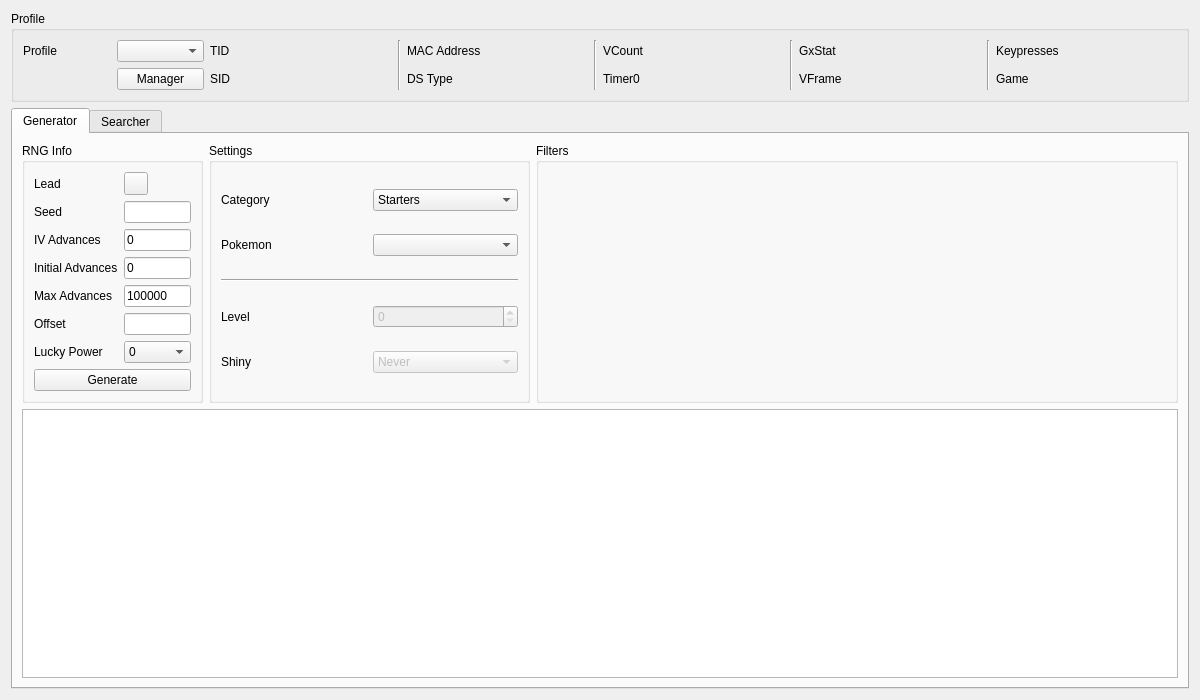
<?xml version="1.0" encoding="UTF-8"?>
<ui version="4.0">
 <class>Static5</class>
 <widget class="QWidget" name="Static5">
  <property name="geometry">
   <rect>
    <x>0</x>
    <y>0</y>
    <width>1200</width>
    <height>700</height>
   </rect>
  </property>
  <property name="windowTitle">
   <string>Form</string>
  </property>
  <layout class="QGridLayout" name="gridLayout_8">
   <item row="0" column="0">
    <widget class="QGroupBox" name="groupBoxProfile">
     <property name="title">
      <string>Profile</string>
     </property>
     <layout class="QGridLayout" name="gridLayout_5">
      <item row="0" column="0">
       <widget class="QLabel" name="labelProfile">
        <property name="text">
         <string>Profile</string>
        </property>
       </widget>
      </item>
      <item row="0" column="1">
       <widget class="QComboBox" name="comboBoxProfiles"/>
      </item>
      <item row="1" column="1">
       <widget class="QPushButton" name="pushButtonProfileManager">
        <property name="text">
         <string>Manager</string>
        </property>
       </widget>
      </item>
      <item row="0" column="2">
       <widget class="QLabel" name="labelProfileTID">
        <property name="text">
         <string>TID</string>
        </property>
       </widget>
      </item>
      <item row="0" column="3">
       <widget class="QLabel" name="labelProfileTIDValue"/>
      </item>
      <item row="1" column="2">
       <widget class="QLabel" name="labelProfileSID">
        <property name="text">
         <string>SID</string>
        </property>
       </widget>
      </item>
      <item row="1" column="3">
       <widget class="QLabel" name="labelProfileSIDValue"/>
      </item>
      <item row="0" column="4" rowspan="2">
       <widget class="Line" name="line_4">
        <property name="orientation">
         <enum>Qt::Orientation::Vertical</enum>
        </property>
       </widget>
      </item>
      <item row="0" column="5">
       <widget class="QLabel" name="labelProfileMACAddress">
        <property name="text">
         <string>MAC Address</string>
        </property>
       </widget>
      </item>
      <item row="0" column="6">
       <widget class="QLabel" name="labelProfileMACAddressValue"/>
      </item>
      <item row="1" column="5">
       <widget class="QLabel" name="labelProfileDSType">
        <property name="text">
         <string>DS Type</string>
        </property>
       </widget>
      </item>
      <item row="1" column="6">
       <widget class="QLabel" name="labelProfileDSTypeValue"/>
      </item>
      <item row="0" column="7" rowspan="2">
       <widget class="Line" name="line_3">
        <property name="orientation">
         <enum>Qt::Orientation::Vertical</enum>
        </property>
       </widget>
      </item>
      <item row="0" column="8">
       <widget class="QLabel" name="labelProfileVCount">
        <property name="text">
         <string>VCount</string>
        </property>
       </widget>
      </item>
      <item row="0" column="9">
       <widget class="QLabel" name="labelProfileVCountValue"/>
      </item>
      <item row="1" column="8">
       <widget class="QLabel" name="labelProfileTimer0">
        <property name="text">
         <string>Timer0</string>
        </property>
       </widget>
      </item>
      <item row="1" column="9">
       <widget class="QLabel" name="labelProfileTimer0Value"/>
      </item>
      <item row="0" column="10" rowspan="2">
       <widget class="Line" name="line_2">
        <property name="orientation">
         <enum>Qt::Orientation::Vertical</enum>
        </property>
       </widget>
      </item>
      <item row="0" column="11">
       <widget class="QLabel" name="labelProfileGxStat">
        <property name="text">
         <string>GxStat</string>
        </property>
       </widget>
      </item>
      <item row="0" column="12">
       <widget class="QLabel" name="labelProfileGxStatValue"/>
      </item>
      <item row="1" column="11">
       <widget class="QLabel" name="labelProfileVFrame">
        <property name="text">
         <string>VFrame</string>
        </property>
       </widget>
      </item>
      <item row="1" column="12">
       <widget class="QLabel" name="labelProfileVFrameValue"/>
      </item>
      <item row="0" column="13" rowspan="2">
       <widget class="Line" name="line">
        <property name="orientation">
         <enum>Qt::Orientation::Vertical</enum>
        </property>
       </widget>
      </item>
      <item row="0" column="14">
       <widget class="QLabel" name="labelProfileKeypresses">
        <property name="text">
         <string>Keypresses</string>
        </property>
       </widget>
      </item>
      <item row="0" column="15">
       <widget class="QLabel" name="labelProfileKeypressesValue"/>
      </item>
      <item row="1" column="14">
       <widget class="QLabel" name="labelProfileGame">
        <property name="text">
         <string>Game</string>
        </property>
       </widget>
      </item>
      <item row="1" column="15">
       <widget class="QLabel" name="labelProfileGameValue"/>
      </item>
     </layout>
    </widget>
   </item>
   <item row="1" column="0">
    <widget class="QTabWidget" name="tabRNGSelector">
     <widget class="QWidget" name="tabGenerator">
      <attribute name="title">
       <string>Generator</string>
      </attribute>
      <layout class="QGridLayout" name="gridLayout_12">
       <item row="0" column="0">
        <widget class="QGroupBox" name="groupBoxGeneratorRNGInfo">
         <property name="sizePolicy">
          <sizepolicy hsizetype="Preferred" vsizetype="Preferred">
           <horstretch>1</horstretch>
           <verstretch>0</verstretch>
          </sizepolicy>
         </property>
         <property name="title">
          <string>RNG Info</string>
         </property>
         <layout class="QGridLayout" name="gridLayout_6">
          <item row="0" column="0">
           <widget class="QLabel" name="labelGeneratorLead">
            <property name="text">
             <string>Lead</string>
            </property>
           </widget>
          </item>
          <item row="0" column="1">
           <widget class="ComboMenu" name="comboMenuGeneratorLead"/>
          </item>
          <item row="1" column="0">
           <widget class="QLabel" name="labelGeneratorSeed">
            <property name="text">
             <string>Seed</string>
            </property>
           </widget>
          </item>
          <item row="1" column="1">
           <widget class="TextBox" name="textBoxGeneratorSeed"/>
          </item>
          <item row="2" column="0">
           <widget class="QLabel" name="labelGeneratorIVAdvances">
            <property name="text">
             <string>IV Advances</string>
            </property>
           </widget>
          </item>
          <item row="2" column="1">
           <widget class="TextBox" name="textBoxGeneratorIVAdvances">
            <property name="text">
             <string>0</string>
            </property>
           </widget>
          </item>
          <item row="3" column="0">
           <widget class="QLabel" name="labelGeneratorInitialAdvances">
            <property name="text">
             <string>Initial Advances</string>
            </property>
           </widget>
          </item>
          <item row="3" column="1">
           <widget class="TextBox" name="textBoxGeneratorInitialAdvances">
            <property name="text">
             <string notr="true">0</string>
            </property>
           </widget>
          </item>
          <item row="4" column="0">
           <widget class="QLabel" name="labelGeneratorMaxAdvances">
            <property name="text">
             <string>Max Advances</string>
            </property>
           </widget>
          </item>
          <item row="4" column="1">
           <widget class="TextBox" name="textBoxGeneratorMaxAdvances">
            <property name="text">
             <string notr="true">100000</string>
            </property>
           </widget>
          </item>
          <item row="5" column="0">
           <widget class="QLabel" name="labelGeneratorOffset">
            <property name="text">
             <string>Offset</string>
            </property>
           </widget>
          </item>
          <item row="5" column="1">
           <widget class="TextBox" name="textBoxGeneratorOffset"/>
          </item>
          <item row="6" column="0">
           <widget class="QLabel" name="labelGeneratorLuckyPower">
            <property name="text">
             <string>Lucky Power</string>
            </property>
           </widget>
          </item>
          <item row="6" column="1">
           <widget class="ComboBox" name="comboBoxGeneratorLuckyPower">
            <item>
             <property name="text">
              <string notr="true">0</string>
             </property>
            </item>
            <item>
             <property name="text">
              <string notr="true">3</string>
             </property>
            </item>
            <item>
             <property name="text">
              <string>S/MAX</string>
             </property>
            </item>
           </widget>
          </item>
          <item row="7" column="0" colspan="2">
           <widget class="QPushButton" name="pushButtonGenerate">
            <property name="text">
             <string>Generate</string>
            </property>
           </widget>
          </item>
         </layout>
        </widget>
       </item>
       <item row="0" column="1">
        <widget class="QGroupBox" name="groupBoxGeneratorSettings">
         <property name="sizePolicy">
          <sizepolicy hsizetype="Preferred" vsizetype="Preferred">
           <horstretch>2</horstretch>
           <verstretch>0</verstretch>
          </sizepolicy>
         </property>
         <property name="title">
          <string>Settings</string>
         </property>
         <layout class="QGridLayout" name="gridLayout_7">
          <item row="0" column="0">
           <widget class="QLabel" name="labelGeneratorCategory">
            <property name="text">
             <string>Category</string>
            </property>
           </widget>
          </item>
          <item row="0" column="1">
           <widget class="ComboBox" name="comboBoxGeneratorCategory">
            <item>
             <property name="text">
              <string>Starters</string>
             </property>
            </item>
            <item>
             <property name="text">
              <string>Fossils</string>
             </property>
            </item>
            <item>
             <property name="text">
              <string>Gifts</string>
             </property>
            </item>
            <item>
             <property name="text">
              <string>Stationary</string>
             </property>
            </item>
            <item>
             <property name="text">
              <string>Legends</string>
             </property>
            </item>
            <item>
             <property name="text">
              <string>Events</string>
             </property>
            </item>
            <item>
             <property name="text">
              <string>Roamers</string>
             </property>
            </item>
           </widget>
          </item>
          <item row="1" column="0">
           <widget class="QLabel" name="labelGeneratorPokemon">
            <property name="text">
             <string>Pokemon</string>
            </property>
           </widget>
          </item>
          <item row="1" column="1">
           <widget class="ComboBox" name="comboBoxGeneratorPokemon"/>
          </item>
          <item row="2" column="0" colspan="2">
           <widget class="Line" name="line_5">
            <property name="orientation">
             <enum>Qt::Orientation::Horizontal</enum>
            </property>
           </widget>
          </item>
          <item row="3" column="0">
           <widget class="QLabel" name="labelGeneratorLevel">
            <property name="text">
             <string>Level</string>
            </property>
           </widget>
          </item>
          <item row="3" column="1">
           <widget class="QSpinBox" name="spinBoxGeneratorLevel">
            <property name="enabled">
             <bool>false</bool>
            </property>
           </widget>
          </item>
          <item row="4" column="0">
           <widget class="QLabel" name="labelGeneratorShiny">
            <property name="text">
             <string>Shiny</string>
            </property>
           </widget>
          </item>
          <item row="4" column="1">
           <widget class="ComboBox" name="comboBoxGeneratorShiny">
            <property name="enabled">
             <bool>false</bool>
            </property>
            <item>
             <property name="text">
              <string>Never</string>
             </property>
            </item>
            <item>
             <property name="text">
              <string>Random</string>
             </property>
            </item>
            <item>
             <property name="text">
              <string>Always</string>
             </property>
            </item>
           </widget>
          </item>
         </layout>
        </widget>
       </item>
       <item row="0" column="2">
        <widget class="QGroupBox" name="groupBoxGeneratorFilters">
         <property name="sizePolicy">
          <sizepolicy hsizetype="Preferred" vsizetype="Preferred">
           <horstretch>4</horstretch>
           <verstretch>0</verstretch>
          </sizepolicy>
         </property>
         <property name="title">
          <string>Filters</string>
         </property>
         <layout class="QGridLayout" name="gridLayout">
          <item row="0" column="0" rowspan="2">
           <widget class="Filter" name="filterGenerator" native="true"/>
          </item>
         </layout>
        </widget>
       </item>
       <item row="1" column="0" colspan="3">
        <widget class="TableView" name="tableViewGenerator"/>
       </item>
      </layout>
     </widget>
     <widget class="QWidget" name="tabSearcher">
      <attribute name="title">
       <string>Searcher</string>
      </attribute>
      <layout class="QGridLayout" name="gridLayout_3">
       <item row="0" column="0">
        <widget class="QGroupBox" name="groupBoxSearcherRNGInfo">
         <property name="sizePolicy">
          <sizepolicy hsizetype="Preferred" vsizetype="Preferred">
           <horstretch>1</horstretch>
           <verstretch>0</verstretch>
          </sizepolicy>
         </property>
         <property name="title">
          <string>RNG Info</string>
         </property>
         <layout class="QGridLayout" name="gridLayout_2">
          <item row="0" column="0">
           <widget class="QLabel" name="labelSearcherLead">
            <property name="text">
             <string>Lead</string>
            </property>
           </widget>
          </item>
          <item row="0" column="1">
           <widget class="ComboMenu" name="comboMenuSearcherLead"/>
          </item>
          <item row="1" column="0">
           <widget class="QLabel" name="labelSearcherInitialIVAdvances">
            <property name="text">
             <string>Initial IV Advances</string>
            </property>
           </widget>
          </item>
          <item row="1" column="1">
           <widget class="TextBox" name="textBoxSearcherInitialIVAdvances">
            <property name="text">
             <string>0</string>
            </property>
           </widget>
          </item>
          <item row="2" column="0">
           <widget class="QLabel" name="labelSearcherMaxIVAdvances">
            <property name="text">
             <string>Max IV Advances</string>
            </property>
           </widget>
          </item>
          <item row="2" column="1">
           <widget class="TextBox" name="textBoxSearcherMaxIVAdvances">
            <property name="text">
             <string>0</string>
            </property>
           </widget>
          </item>
          <item row="3" column="0">
           <widget class="QLabel" name="labelSearcherInitialAdvances">
            <property name="text">
             <string>Initial Advances</string>
            </property>
           </widget>
          </item>
          <item row="3" column="1">
           <widget class="TextBox" name="textBoxSearcherInitialAdvances">
            <property name="text">
             <string>0</string>
            </property>
           </widget>
          </item>
          <item row="4" column="0">
           <widget class="QLabel" name="labelSearcherMaxAdvances">
            <property name="text">
             <string>Max Advances</string>
            </property>
           </widget>
          </item>
          <item row="4" column="1">
           <widget class="TextBox" name="textBoxSearcherMaxAdvances">
            <property name="text">
             <string notr="true">100</string>
            </property>
           </widget>
          </item>
          <item row="5" column="0">
           <widget class="QLabel" name="labelSearcherLuckyPower">
            <property name="text">
             <string>Lucky Power</string>
            </property>
           </widget>
          </item>
          <item row="5" column="1">
           <widget class="ComboBox" name="comboBoxSearcherLuckyPower">
            <item>
             <property name="text">
              <string notr="true">0</string>
             </property>
            </item>
            <item>
             <property name="text">
              <string notr="true">3</string>
             </property>
            </item>
            <item>
             <property name="text">
              <string>S/MAX</string>
             </property>
            </item>
           </widget>
          </item>
          <item row="6" column="0">
           <widget class="QLabel" name="labelSearcherStartDate">
            <property name="text">
             <string>Start Date</string>
            </property>
           </widget>
          </item>
          <item row="6" column="1">
           <widget class="DateEdit" name="dateEditSearcherStartDate"/>
          </item>
          <item row="7" column="0">
           <widget class="QLabel" name="labelSearcherEndDate">
            <property name="text">
             <string>End Date</string>
            </property>
           </widget>
          </item>
          <item row="7" column="1">
           <widget class="DateEdit" name="dateEditSearcherEndDate"/>
          </item>
          <item row="8" column="0" colspan="2">
           <layout class="QHBoxLayout" name="horizontalLayout">
            <item>
             <widget class="QPushButton" name="pushButtonSearch">
              <property name="text">
               <string>Search</string>
              </property>
             </widget>
            </item>
            <item>
             <widget class="QPushButton" name="pushButtonCancel">
              <property name="enabled">
               <bool>false</bool>
              </property>
              <property name="text">
               <string>Cancel</string>
              </property>
             </widget>
            </item>
           </layout>
          </item>
         </layout>
        </widget>
       </item>
       <item row="0" column="1">
        <widget class="QGroupBox" name="groupBoxSearcherSettings">
         <property name="sizePolicy">
          <sizepolicy hsizetype="Preferred" vsizetype="Preferred">
           <horstretch>2</horstretch>
           <verstretch>0</verstretch>
          </sizepolicy>
         </property>
         <property name="title">
          <string>Settings</string>
         </property>
         <layout class="QGridLayout" name="gridLayout_9">
          <item row="0" column="0">
           <widget class="QLabel" name="labelSearcherCategory">
            <property name="text">
             <string>Category</string>
            </property>
           </widget>
          </item>
          <item row="0" column="1">
           <widget class="ComboBox" name="comboBoxSearcherCategory">
            <item>
             <property name="text">
              <string>Starters</string>
             </property>
            </item>
            <item>
             <property name="text">
              <string>Fossils</string>
             </property>
            </item>
            <item>
             <property name="text">
              <string>Gifts</string>
             </property>
            </item>
            <item>
             <property name="text">
              <string>Stationary</string>
             </property>
            </item>
            <item>
             <property name="text">
              <string>Legends</string>
             </property>
            </item>
            <item>
             <property name="text">
              <string>Events</string>
             </property>
            </item>
            <item>
             <property name="text">
              <string>Roamers</string>
             </property>
            </item>
           </widget>
          </item>
          <item row="1" column="0">
           <widget class="QLabel" name="labelSearcherPokemon">
            <property name="text">
             <string>Pokemon</string>
            </property>
           </widget>
          </item>
          <item row="1" column="1">
           <widget class="ComboBox" name="comboBoxSearcherPokemon"/>
          </item>
          <item row="2" column="0" colspan="2">
           <widget class="Line" name="line_6">
            <property name="orientation">
             <enum>Qt::Orientation::Horizontal</enum>
            </property>
           </widget>
          </item>
          <item row="3" column="0">
           <widget class="QLabel" name="labelSearcherLevel">
            <property name="text">
             <string>Level</string>
            </property>
           </widget>
          </item>
          <item row="3" column="1">
           <widget class="QSpinBox" name="spinBoxSearcherLevel">
            <property name="enabled">
             <bool>false</bool>
            </property>
           </widget>
          </item>
          <item row="4" column="0">
           <widget class="QLabel" name="labelSearcherShiny">
            <property name="text">
             <string>Shiny</string>
            </property>
           </widget>
          </item>
          <item row="4" column="1">
           <widget class="ComboBox" name="comboBoxSearcherShiny">
            <property name="enabled">
             <bool>false</bool>
            </property>
            <item>
             <property name="text">
              <string>Never</string>
             </property>
            </item>
            <item>
             <property name="text">
              <string>Random</string>
             </property>
            </item>
            <item>
             <property name="text">
              <string>Always</string>
             </property>
            </item>
           </widget>
          </item>
          <item row="5" column="0" colspan="2">
           <widget class="QLabel" name="labelIVFastSearch">
            <property name="sizePolicy">
             <sizepolicy hsizetype="Preferred" vsizetype="Fixed">
              <horstretch>0</horstretch>
              <verstretch>0</verstretch>
             </sizepolicy>
            </property>
            <property name="text">
             <string/>
            </property>
           </widget>
          </item>
         </layout>
        </widget>
       </item>
       <item row="0" column="2">
        <widget class="QGroupBox" name="groupBoxSearcherFilters">
         <property name="sizePolicy">
          <sizepolicy hsizetype="Preferred" vsizetype="Preferred">
           <horstretch>4</horstretch>
           <verstretch>0</verstretch>
          </sizepolicy>
         </property>
         <property name="title">
          <string>Filters</string>
         </property>
         <layout class="QGridLayout" name="gridLayout_4">
          <item row="0" column="0" rowspan="2">
           <widget class="Filter" name="filterSearcher" native="true"/>
          </item>
         </layout>
        </widget>
       </item>
       <item row="1" column="0" colspan="3">
        <widget class="QProgressBar" name="progressBar"/>
       </item>
       <item row="2" column="0" colspan="3">
        <widget class="TableView" name="tableViewSearcher">
         <property name="sortingEnabled">
          <bool>true</bool>
         </property>
        </widget>
       </item>
      </layout>
     </widget>
    </widget>
   </item>
  </layout>
 </widget>
 <customwidgets>
  <customwidget>
   <class>TextBox</class>
   <extends>QLineEdit</extends>
   <header>Form/Controls/TextBox.hpp</header>
  </customwidget>
  <customwidget>
   <class>TableView</class>
   <extends>QTableView</extends>
   <header>Form/Controls/TableView.hpp</header>
  </customwidget>
  <customwidget>
   <class>DateEdit</class>
   <extends>QDateEdit</extends>
   <header>Form/Controls/DateEdit.hpp</header>
  </customwidget>
  <customwidget>
   <class>Filter</class>
   <extends>QWidget</extends>
   <header>Form/Controls/Filter.hpp</header>
   <container>1</container>
  </customwidget>
  <customwidget>
   <class>ComboBox</class>
   <extends>QComboBox</extends>
   <header>Form/Controls/ComboBox.hpp</header>
  </customwidget>
  <customwidget>
   <class>ComboMenu</class>
   <extends>QToolButton</extends>
   <header>Form/Controls/ComboMenu.hpp</header>
  </customwidget>
 </customwidgets>
 <tabstops>
  <tabstop>comboBoxProfiles</tabstop>
  <tabstop>pushButtonProfileManager</tabstop>
  <tabstop>tabRNGSelector</tabstop>
  <tabstop>comboMenuGeneratorLead</tabstop>
  <tabstop>textBoxGeneratorSeed</tabstop>
  <tabstop>textBoxGeneratorIVAdvances</tabstop>
  <tabstop>textBoxGeneratorInitialAdvances</tabstop>
  <tabstop>textBoxGeneratorMaxAdvances</tabstop>
  <tabstop>textBoxGeneratorOffset</tabstop>
  <tabstop>comboBoxGeneratorLuckyPower</tabstop>
  <tabstop>pushButtonGenerate</tabstop>
  <tabstop>comboBoxGeneratorCategory</tabstop>
  <tabstop>comboBoxGeneratorPokemon</tabstop>
  <tabstop>spinBoxGeneratorLevel</tabstop>
  <tabstop>comboBoxGeneratorShiny</tabstop>
  <tabstop>tableViewGenerator</tabstop>
  <tabstop>comboMenuSearcherLead</tabstop>
  <tabstop>textBoxSearcherInitialIVAdvances</tabstop>
  <tabstop>textBoxSearcherMaxIVAdvances</tabstop>
  <tabstop>textBoxSearcherInitialAdvances</tabstop>
  <tabstop>textBoxSearcherMaxAdvances</tabstop>
  <tabstop>comboBoxSearcherLuckyPower</tabstop>
  <tabstop>dateEditSearcherStartDate</tabstop>
  <tabstop>dateEditSearcherEndDate</tabstop>
  <tabstop>pushButtonSearch</tabstop>
  <tabstop>pushButtonCancel</tabstop>
  <tabstop>comboBoxSearcherCategory</tabstop>
  <tabstop>comboBoxSearcherPokemon</tabstop>
  <tabstop>spinBoxSearcherLevel</tabstop>
  <tabstop>comboBoxSearcherShiny</tabstop>
  <tabstop>tableViewSearcher</tabstop>
 </tabstops>
 <resources/>
 <connections/>
</ui>
